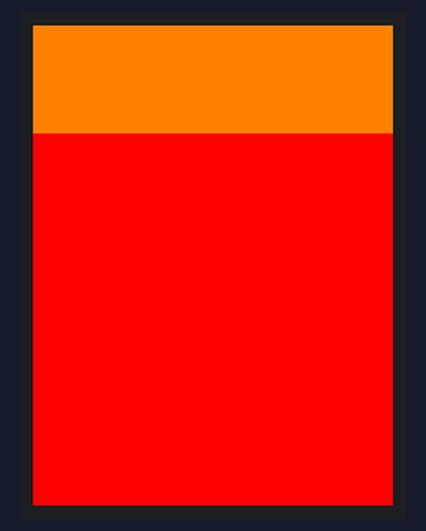
A program run on a simulated Raspberry Pi Pico running MicroPython. Shown: 240×320 colour display. Library files of the repository ran but are not shown: ili9341.py. At 13.5 s the program stops and its outputs stay as they are.

Above: at 2.08 s.
At 3.37 s:
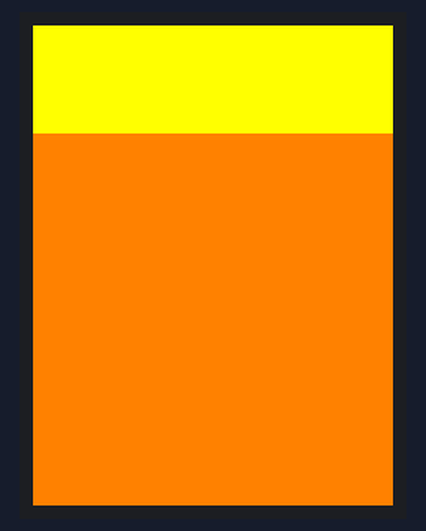
At 4.65 s:
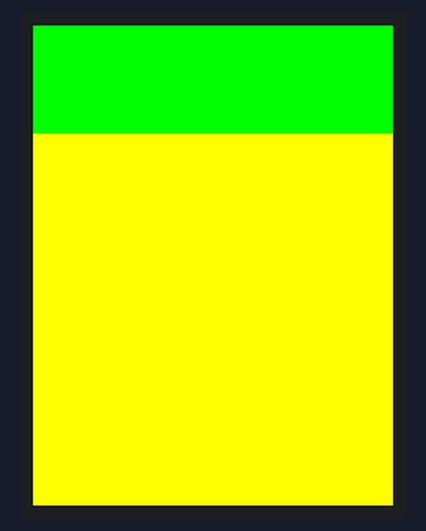
At 7.22 s:
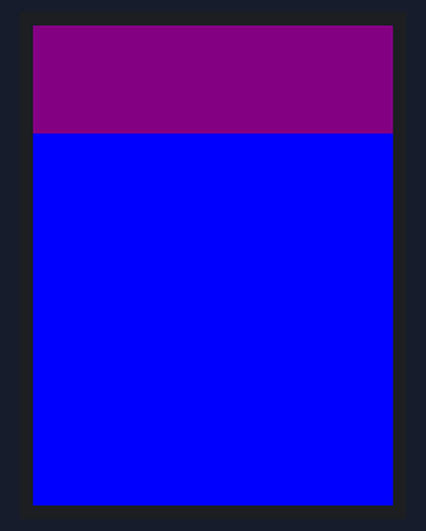
At 9.78 s:
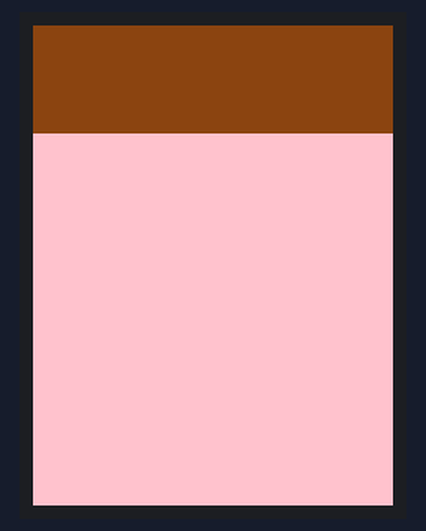
At 12.35 s:
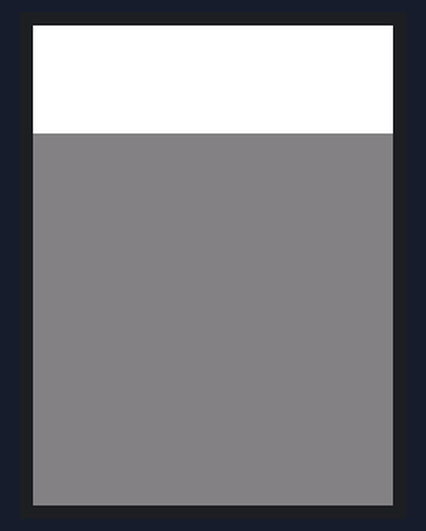

The program:

8_TFT_ili9341_colors.py
```python
from time import sleep
from ili9341 import Display, color565
from machine import Pin, SPI


def test():
    """Test code."""
    # Baud rate of 40000000 seems about the max
    #spi = SPI(1, baudrate=10000000, sck=Pin(14), mosi=Pin(15))
    #display = Display(spi, dc=Pin(6), cs=Pin(17), rst=Pin(7))
    spi = SPI(0, baudrate=10000000, sck=Pin(2), mosi=Pin(3))
    display = Display(spi, dc=Pin(6), cs=Pin(5), rst=Pin(7), width=320, height=480)

    # Set display color to red
    display.clear(color565(255, 0, 0))
    sleep(1)

    # Set display color to orange
    display.clear(color565(255, 128, 0))
    sleep(1)

    # Set display color to yellow
    display.clear(color565(255, 255, 0))
    sleep(1)

    # Set display color to green
    display.clear(color565(0, 255, 0))
    sleep(1)

    # Set display color to blue
    display.clear(color565(0, 0, 255))
    sleep(1)

    # Set display color to purple
    display.clear(color565(128, 0, 128))
    sleep(1)

    # Set display color to pink
    display.clear(color565(255, 192, 203))
    sleep(1)

    # Set display color to brown
    display.clear(color565(139, 69, 19))
    sleep(1)

    # Set display color to gray
    display.clear(color565(128, 128, 128))
    sleep(1)

    # Set display color to white
    display.clear(color565(255, 255, 255))
    sleep(1)

test()
```
